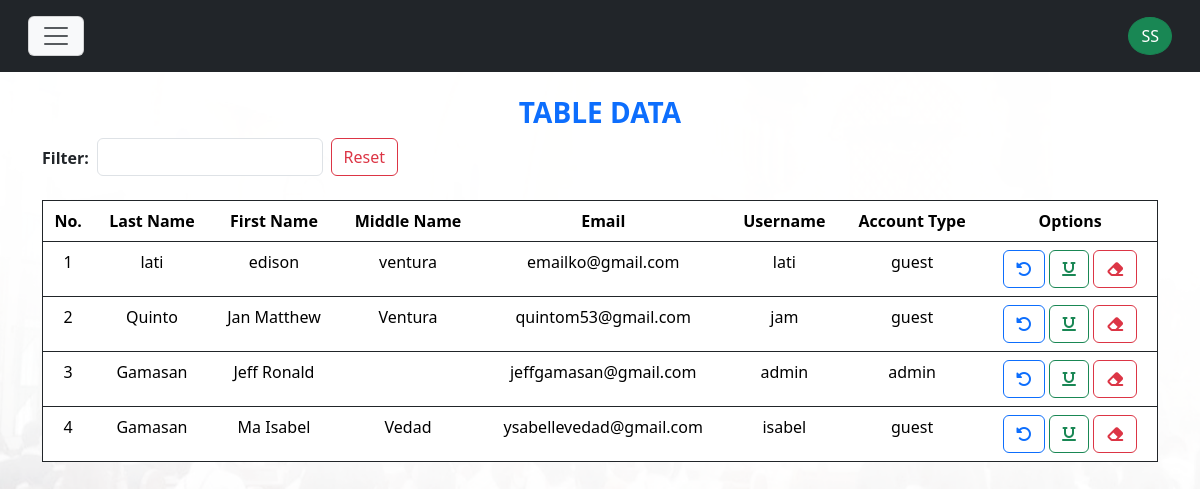
/scred_heart/super_admin (signed in), run on the app's committed database.
### tables this page shows
CREATE TABLE `tbl_user` (
  `user_id` int(11) NOT NULL,
  `last_name` text DEFAULT NULL,
  `first_name` varchar(255) DEFAULT NULL,
  `middle_name` varchar(255) DEFAULT NULL,
  `contact` varchar(255) DEFAULT NULL,
  `email` varchar(255) DEFAULT NULL,
  `username` varchar(255) DEFAULT NULL,
  `password` varchar(255) DEFAULT NULL,
  `address` text DEFAULT NULL,
  `account_type` varchar(255) DEFAULT NULL,
  `status` varchar(255) DEFAULT NULL
);

### scred_heart/inc/sessions.php (called while the page is built, shortened)
<?php
$user_id = $_SESSION["user_id"];
$first_name = $_SESSION["first_name"];
$last_name = $_SESSION["last_name"];
	if (isset($user_id)) {
		$first_initials = substr($first_name, 0,1);
		$last_initials = substr($last_name, 0,1);
		$initials = $first_initials . $last_initials;
	}else{
		header("location: logout");
	}
?>

### scred_heart/inc/functions.php (called while the page is built, shortened)
<?php
include("conn.php");
$table_view = "SELECT * FROM tbl_user WHERE account_type <> 'super admin' ORDER BY user_id DESC";
$tbl_list = $conn->query($table_view) or die();
?>

### scred_heart/super_admin/index.php (the view, shortened to what this page needs)
<?php
require_once "../inc/sessions.php";
require_once "../inc/functions.php";
?>
<!DOCTYPE html>
<html lang="en">
<?php require_once "template-parts/head.php"; ?>
<body>
<?php
require_once "template-parts/navLogin.php";
?>
<section class="mt-5 mb-5">
<div class="container">
<div class="row">
<div class="col-md-12 mt-5 text-center">
<h3 class="overflow-hidden text-primary text-uppercase fw-bolder ">Table Data</h3>
</div>
</div>
<div class="row">
<div class="col-md-4 d-flex">
<label class="mt-2 me-1 fw-bolder">Filter:</label> <input type="text" id="getSearch" class="form-control ms-1 me-2 getSearch"> <a href="index" class="btn btn-outline-danger" type="button">Reset</a>
</div>
</div>
<div class="row mt-4">
<div class="col-md-12">
<div class="table-responsive">
<div id="showData">
<table class="table table-hover border border-1 border-dark">
<thead>
<tr class="text-center">
<th>No.</th>
<th>Last Name</th>
<th>First Name</th>
<th>Middle Name</th>
<th>Email</th>
<th>Username</th>
<th>Account Type</th>
<th>Options</th>
</tr>
</thead>
<?php
$ctr = 1;
while ($row = $tbl_list->fetch_assoc()) {
?>
<tbody>
<tr class="text-center">
<td><?= $ctr; ?></td>
<td><?= $row["last_name"]; ?></td>
<td><?= $row["first_name"]; ?></td>
<td><?= $row["middle_name"]; ?></td>
<td><?= $row["email"]; ?></td>
<td><?= $row["username"]; ?></td>
<td><?= $row["account_type"] ?></td>
<td>
	<a href="#" class="btn btn-outline-primary edit-data" data-bs-toggle="modal" data-bs-target="#modalUpdate" type="button" id="<?= $row['user_id']; ?>"><i class="fa-solid fa-rotate-left"></i></a> <a href="#" type="button" class="btn btn-outline-success editUser" data-bs-toggle="modal" data-bs-target="#modalUpdateUser" id="<?= $row['user_id']; ?>"><i class="fas fa-underline"></i></a> <a href="#" id="<?=  $row['user_id']; ?>" class="btn btn-outline-danger deleteUser" type="button" data-bs-toggle="modal" data-bs-target="#modalDeleteUser"><i class="fas fa-eraser"></i></a>
</td>
</tr>
</tbody>
<?php
$ctr++;
}
?>
</table>
</div>
</div>
</div>
</div>
</div>
</section>
</body>
</html>

### scred_heart/super_admin/template-parts/head.php (shortened to what this page needs)
<head>
	<link rel="stylesheet" type="text/css" href="../css/bootstrap.min.css">
	<link rel="stylesheet" type="text/css" href="css/custom.css">
	<link rel="stylesheet" type="text/css" href="../css/aos.css">
	<link rel="stylesheet" type="text/css" href="../css/animate.css">
	<link rel="stylesheet" type="text/css" href="../css/sweetalert2.min.css">
	<link rel="stylesheet" type="text/css" href="https://cdnjs.cloudflare.com/ajax/libs/font-awesome/6.4.2/css/all.min.css">
</head>

### scred_heart/super_admin/template-parts/navLogin.php (shortened to what this page needs)
<nav class="navbar bg-dark text-light fixed-top p-md-3 p-2">
	<div class="container-fluid">
		<button class="navbar-toggler d-flex bg-light" type="button" data-bs-toggle="offcanvas" data-bs-target="#offcanvasDarkNavbar" aria-controls="offcanvasDarkNavbar">
      <span class="navbar-toggler-icon"></span>
    </button>
    <span class="btn btn-success" style="border-radius: 50%;"><?= $initials; ?></span>
	</div>
</nav>

### scred_heart/css/custom.css (style rules this page uses)
:root { --sofia: "Sofia", sans-serif; --arial: Arial; --tang: "Tangerine", serif; --Comic: "Comic Sans MS", cursive, sans-serif; --Roman: times new roman; --cursive: cursive; --bgGradient: linear-gradient(132deg, rgb(0,0,0), #8d8686); --yellowish: #a0e11f; --maroon: rgba(230,16,16,0.85); --blackish: rgba(0,0,0,0.71); --verdigis: #50a2a7; --divBackground: rgba(22, 22, 21, .6); --menuBackground: rgba(192, 146, 49, .7); --whiteBackground: rgba(251, 244, 248, .9); --stroke: rgb(19, 20, 21) 4px 0px 0px, rgb(19, 20, 21) 3.87565px 0.989616px 0px, rgb(19, 20, 21) 3.51033px 1.9177px 0px, rgb(19, 20, 21) 2.92676px 2.72656px 0px, rgb(19, 20, 21) 2.16121px 3.36588px 0px, rgb(19, 20, 21) 1.26129px 3.79594px 0px, rgb(19, 20, 21) 0.282949px 3.98998px 0px, rgb(19, 20, 21) -0.712984px 3.93594px 0px, rgb(19, 20, 21) -1.66459px 3.63719px 0px, rgb(19, 20, 21) -2.51269px 3.11229px 0px, rgb(19, 20, 21) -3.20457px 2.39389px 0px, rgb(19, 20, 21) -3.69721px 1.52664px 0px, rgb(19, 20, 21) -3.95997px 0.56448px 0px, rgb(19, 20, 21) -3.97652px -0.432781px 0px, rgb(19, 20, 21) -3.74583px -1.40313px 0px, rgb(19, 20, 21) -3.28224px -2.28625px 0px, rgb(19, 20, 21) -2.61457px -3.02721px 0px, rgb(19, 20, 21) -1.78435px -3.57996px 0px, rgb(19, 20, 21) -0.843183px -3.91012px 0px, rgb(19, 20, 21) 0.150409px -3.99717px 0px, rgb(19, 20, 21) 1.13465px -3.8357px 0px, rgb(19, 20, 21) 2.04834px -3.43574px 0px, rgb(19, 20, 21) 2.83468px -2.82216px 0px, rgb(19, 20, 21) 3.44477px -2.03312px 0px, rgb(19, 20, 21) 3.84068px -1.11766px 0px, rgb(19, 20, 21) 3.9978px -0.132717px 0px;; }
body { box-sizing: border-box; max-width: 100%; overflow-x: hidden; scroll-behavior: smooth; padding: 0; margin: 0; }
nav { z-index: 99 !important; }

### data on the page
tbl_user: last_name "lati", first_name "edison", middle_name "ventura", email "emailko@gmail.com", username "lati", account_type "guest"
tbl_user: last_name "Quinto", first_name "Jan Matthew", middle_name "Ventura", email "quintom53@gmail.com", username "jam", account_type "guest"
tbl_user: last_name "Gamasan", first_name "Jeff Ronald", email "jeffgamasan@gmail.com", username "admin", account_type "admin"
tbl_user: last_name "Gamasan", first_name "Ma Isabel", middle_name "Vedad", email "ysabellevedad@gmail.com", username "isabel", account_type "guest"

### other printed values
$initials "SS"
